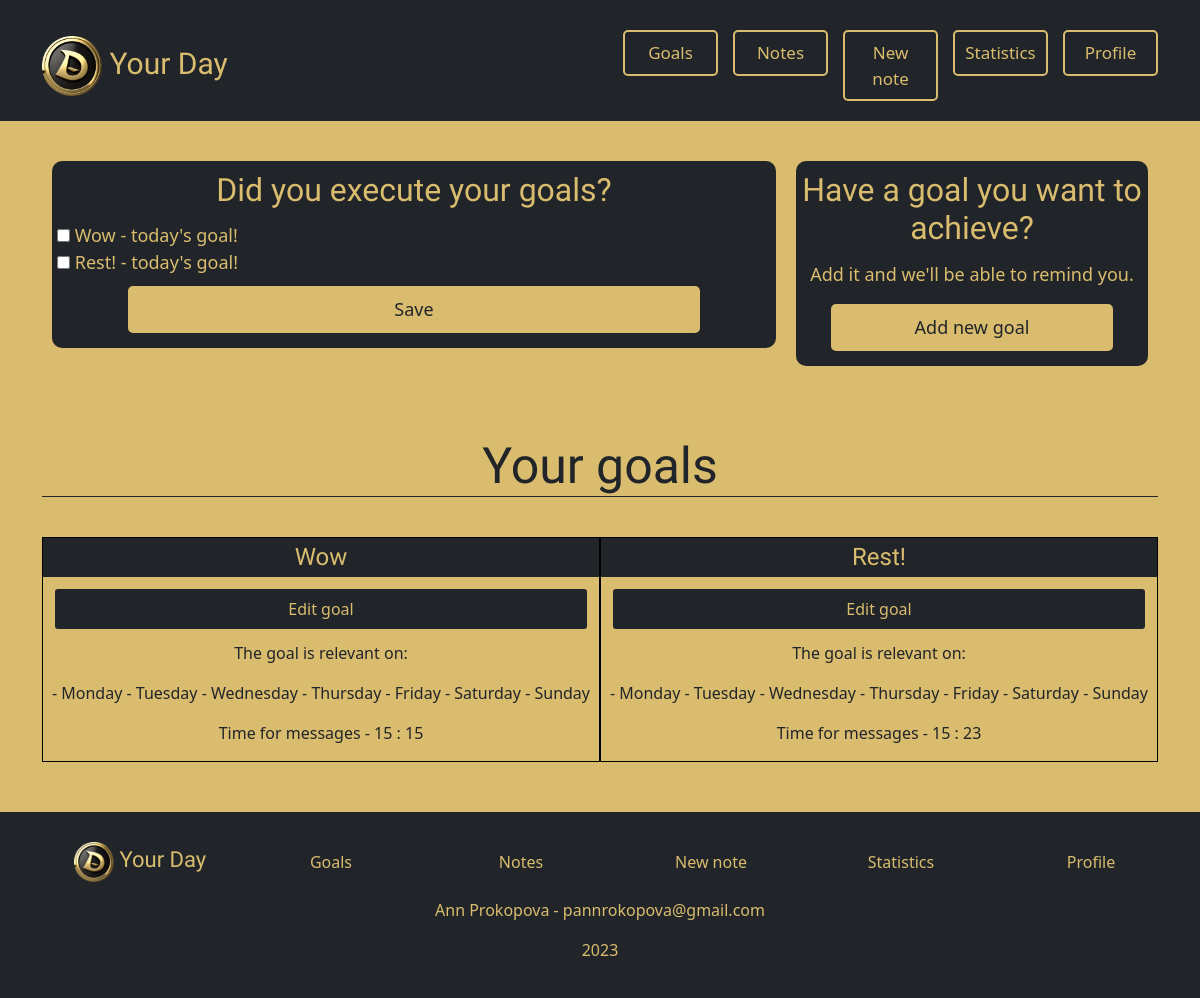
The app's page /goals/ (signed in), older data.
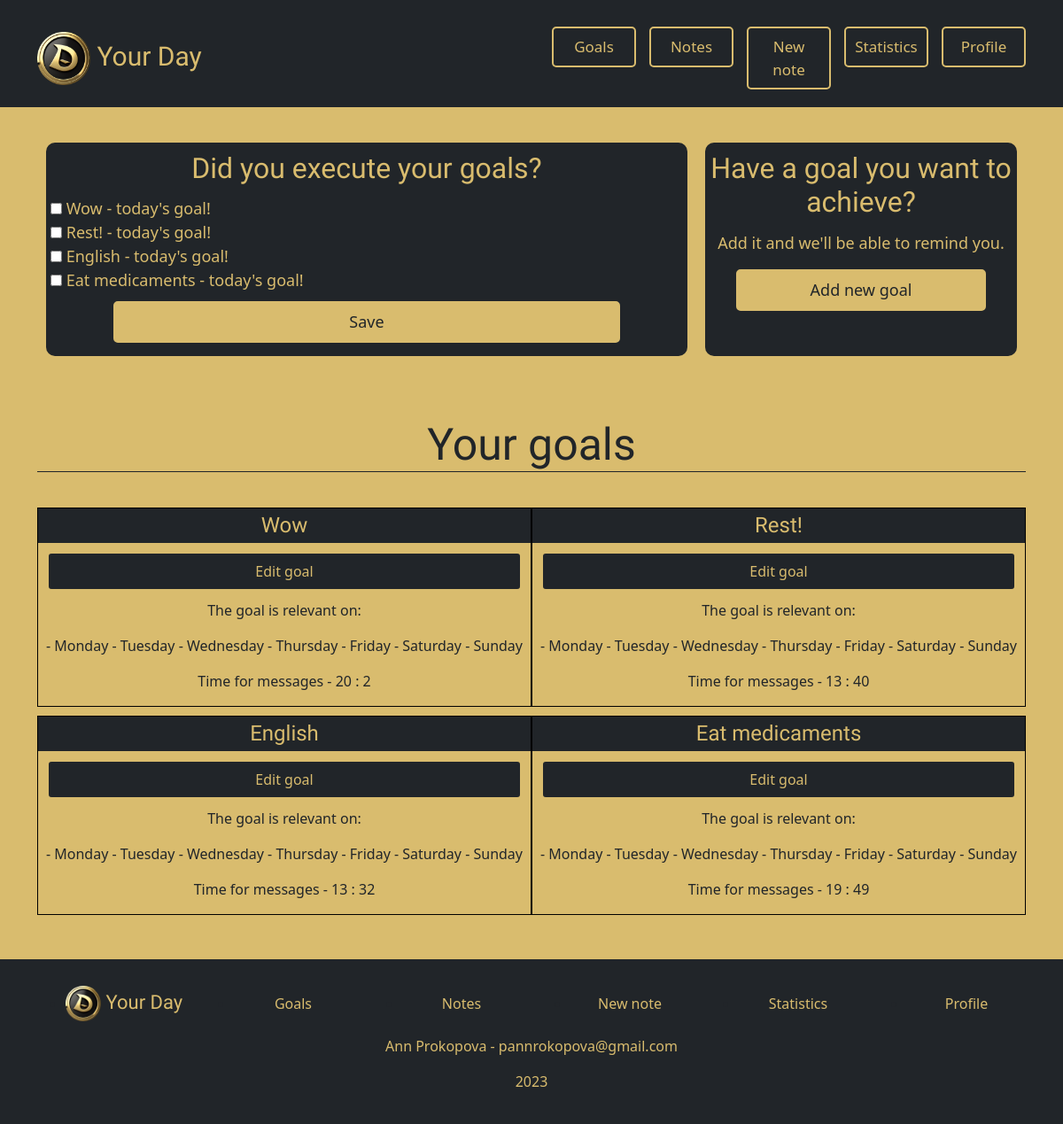
The same page, newer data.
### entries/models.py (models this page shows)
class Goal(models.Model):
    goal_id = models.AutoField(primary_key=True)
    username = models.CharField(max_length=25, default='SOME STRING')
    goal_name = models.CharField(max_length=25, default='SOME STRING')
    notification_hour = models.IntegerField(blank=True, null=True)
    notification_minutes = models.IntegerField(blank=True, null=True)
    monday = models.BooleanField(default=False)
    tuesday = models.BooleanField(default=False)
    wednesday = models.BooleanField(default=False)
    thursday = models.BooleanField(default=False)
    friday = models.BooleanField(default=False)
    saturday = models.BooleanField(default=False)
    sunday = models.BooleanField(default=False)
    notifications = models.BooleanField(default=False)
    continuing = models.BooleanField(default=False)

### entries/views.py (the view, shortened to what this page needs)
# urls.py: path('goals/', views.goals, name="goals"),
def goals(request):
    goals = Goal.objects.filter(username=request.user)
    try:
        goals_exec = get_goals(request)
    except Exception as e:
        goals_exec = False
    return render(request, 'entries/goals.html', {'goals': goals, 'goals_exec': goals_exec,
                                               'days': ['monday', 'tuesday', 'wednesday', 'thursday', 'friday',
                                                        'saturday', 'sunday']})

### entries/templatetags/template_tags.py (called while the page is built)
@register.simple_tag
def checkbox_input(need, done='', id=''):
    if id:
        if done:
            return mark_safe(f'<input type="checkbox" id="{need}" name="days[]" value="{id}" checked>')
        else:
            return mark_safe(f'<input type="checkbox" id="{need}" name="days[]" value="{id}">')
    else:
        if done:
            return mark_safe(f'<input type="checkbox" id="{need}" name="days[]" value="{need}" checked>')
        else:
            return mark_safe(f'<input type="checkbox" id="{need}" name="days[]" value="{need}">')

### entries/views.py (called while the page is built)
def make_list(queryset_, false=''):
    list_note = []
    if len(queryset_) > 0:
        try:
            for i in range(len(queryset_)):
                list_note.append(*queryset_[i])
        except Exception as e:
            for i in range(len(queryset_)):
                if false:
                    list_note.append(queryset_[i] + (False,))
                else:
                    list_note.append(queryset_[i])
    return list_note

def get_goals(request):
    weekday = datetime.today().strftime('%A').lower()
    today = str(datetime.today()).split(' ')[0]
    ids_user = make_list(Goal.objects.filter(username=request.user).values_list('goal_id'))
    goals_name, goals_today, goals_done, goals_ids = [], [], [], []
    for id in ids_user:
        goal = Goal.objects.get(username=request.user, goal_id=id)
        goals_name.append(goal.goal_name)
        if GoalExec.objects.filter(goal_id=id, time=today):
            goals_done.append(True)
        else:
            goals_done.append(False)
        if getattr(goal, weekday):
            goals_today.append(True)
        else:
            goals_today.append(False)
        goals_ids.append(id)
    goals_exec = zip(goals_name, goals_today, goals_done, goals_ids)
    return goals_exec

### entries/templates/entries/goals.html (shortened to what this page needs)
{% extends 'users/base.html' %}
{% load template_tags %}
{% load static %}
{% block styles %}
    <link rel="stylesheet" href="{% static 'goals.css' %}">
{% endblock %}
{% block content %}
    {% if user.is_authenticated %}
        <div class="row g-0">
            {% if goals %}
                <div class="col-sm-6 col-md-8" id="goals_exec">
                    <form name="form-container" class="form-container" action="{% url 'goals' %}" method="POST">
                        <h2 class="name">Did you execute your goals?</h2>
                        {% for goal, today, done, id in goals_exec %}
                            {% checkbox_input goal done id %}
                            <label for="{{ goal }}">{{ goal }}</label>
                            {% if today %} - today's goal!{% endif %}
                            <br>
                        {% endfor %}
                        <button type="submit" class="nav-link nav-btn">Save</button>
                    </form>
                </div>
            {% endif %}
            {% if not goal_id and not unhide %}
                <div class="col form-container">
                    <h2 class="name">Have a goal you want to achieve?</h2>
                    <p>Add it and we'll be able to remind you.</p>
                    <a href="{% url 'unhide_div' %}"><button class="nav-link nav-btn" type="button">Add new goal</button></a>
                </div>
            {% endif %}
            {% if goals %}
                <h3 class="h-bottom">Your goals</h3>
                <div class="row g-0">
                    {% for goal in goals  %}
                        <div class="col-sm-6 center">
                            <h4 class="name" style="background-color: #212529;">{{ goal.goal_name }}</h4>
                            <a style="color: #d9bc6e;"
                            href="{% url 'edit_goal' %}?goal_id={{goal.goal_id}}"><button type="button" class="nav-link
                            nav-btn all-width">Edit goal</button></a>
                            {% if goal.monday or goal.tuesday or goal.wednesday or goal.thursday or goal.friday or goal.saturday or goal.sunday %}
                                <p>The goal is relevant on:</p>
                                <p>{% if goal.monday %}  - Monday {% endif %}
                                {% if goal.tuesday %} - Tuesday {% endif %}
                                {% if goal.wednesday %} - Wednesday {% endif %}
                                {% if goal.thursday %} - Thursday {% endif %}
                                {% if goal.friday %} - Friday {% endif %}
                                {% if goal.saturday %} - Saturday {% endif %}
                                {% if goal.sunday %} - Sunday {% endif %}</p>
                            {% else %}
                                <p>No data available. We cannot keep statistics and send messages for you :(</p>
                                <p>You can fix this in the edit panel.</p>
                            {% endif %}
                            {% if goal.notification_hour != 25 %}
                                <p>Time for messages - {{ goal.notification_hour }} : {{ goal.notification_minutes }}</p>
                            {% else %}
                                <p>The time for messages is not specified, so they will not come.</p>
                            {% endif %}
                        </div>
                    {% endfor %}
                </div>
            {% endif %}
        </div>
    {% endif %}
{% endblock content %}

### users/templates/users/base.html (shortened to what this page needs)
<!DOCTYPE html>
{% load static %}
{% load template_tags %}
<html lang="en">
    <head>
    <link rel="stylesheet" href="{% static 'main.css' %}" type="text/css">
    {% block styles %}
    {% endblock %}
    <link href="https://cdn.jsdelivr.net/npm/bootstrap@5.0.0-beta3/dist/css/bootstrap.min.css" rel="stylesheet"
>
    </head>
    <body>
  <nav class="navbar navbar-expand-lg navbar-dark bg-dark">
    <div class="container">
      <a class="logo" href="{% url 'home' %}">
      <img src="{% static 'images/' %}logo_192.png"> Your Day</a>
      <div class="collapse navbar-collapse" id="navbarNav">
        <ul class="navbar-nav">
          {% if user.is_authenticated %}
            <li class="nav-item">
              <a class="nav-link nav-btn" href="{% url 'goals' %}" onclick="setActiveButton(this); location.reload();">Goals</a>
            </li>
            <li class="nav-item">
              <a class="nav-link nav-btn" href="{% url 'all_notes' %}" onclick="setActiveButton(this); location.reload();">Notes</a>
            </li>
            <li class="nav-item">
              <a class="nav-link nav-btn" href="{% url 'new_note' %}" onclick="setActiveButton(this); location.reload();">New note</a>
            </li>
            <li class="nav-item">
              <a class="nav-link nav-btn" href="{% url 'statistics' %}" onclick="setActiveButton(this); location.reload();">Statistics</a>
            </li>
            <li class="nav-item">
              <a class="nav-link nav-btn" href="{% url 'profile' %}" onclick="setActiveButton(this); location.reload();">Profile</a>
            </li>
          {% endif %}
        </ul>
      </div>
    </div>
  </nav>
  <div class="container">
    {% block content %}
    {% endblock content %}
  </div>
  <footer>
    <div class="container">
      <div class="row">
        {% if user.is_authenticated %}
          <div class="col-lg-2 col-md-4 col-sm-6">
            <ul>
                <li>
                    <a class="logo" href=""><img src="{% static 'images/' %}logo_192.png"> Your Day</a>
                </li>
            </ul>
          </div>
          <div class="col-lg-2 col-md-4 col-sm-6">
            <ul>
                <li>
                  <a class="nav-link nav-btn" href="{% url 'goals' %}">Goals</a>
                </li>
            </ul>
          </div>
          <div class="col-lg-2 col-md-4 col-sm-6">
            <ul>
                <li class="nav-item">
                  <a class="nav-link nav-btn" href="{% url 'all_notes' %}">Notes</a>
                </li>
            </ul>
          </div>
          <div class="col-lg-2 col-md-4 col-sm-6">
            <ul>
                <li class="nav-item">
                  <a class="nav-link nav-btn" href="{% url 'new_note' %}">New note</a>
                </li>
            </ul>
          </div>
          <div class="col-lg-2 col-md-4 col-sm-6">
            <ul>
                <li class="nav-item">
                  <a class="nav-link nav-btn" href="{% url 'statistics' %}">Statistics</a>
                </li>
            </ul>
          </div>
          <div class="col-lg-2 col-md-4 col-sm-6">
            <ul>
            <li class="nav-item">
              <a class="nav-link nav-btn" href="{% url 'profile' %}">Profile</a>
            </li>
            </ul>
          </div>
        {% endif %}
      </div>
        <div class="row">
            <div class="col-12">
                <div class="full-width-column">
                    <p>Ann Prokopova - <a href="mailto:pannrokopova@gmail.com">pannrokopova@gmail.com</a></p>
                    <p>2023</p>
                </div>
            </div>
        </div>
      </div>
  </footer>
  </body>
</html>

### static/main.css (style rules this page uses)
body { margin: 0; background-color: #d9bc6e!important; }
*,:after,:before { box-sizing: border-box; }
a { color: inherit; text-decoration: none; }
.navbar { padding-top: 30px!important; padding-bottom: 20px!important; }
div.navbar-collapse.collapse ul.navbar-nav li.nav-item { margin-left: 15px; }
.navbar-collapse { font-size: 17px; flex-grow: 0!important; }
.nav-btn { color: #d9bc6e!important; text-align: center; border: 2px solid #d9bc6e; border-radius: 5px; width: 95px; }
.logo { font-family: 'Dancing Script', cursive; color: #d9bc6e!important; font-size: 30px; text-decoration: none!important; }
a.logo img { height: 60px; }
footer { background-color: #212529; margin-top: 40px; padding-top: 30px!important; padding-bottom: 20px!important; }
footer .logo { font-size: 22px; }
footer a.logo img { height: 40px; }
footer .nav-btn { border: 0; width: -webkit-fill-available; }
.full-width-column { color: #d9bc6e; text-align: center; }
.full-width-column a { color: #d9bc6e; }
.h-bottom { border-bottom: 1px solid #212529!important; color: #212529!important; font-family: 'Dancing Script', cursive; font-size: 30px; text-align: center; }
h3.h-bottom { font-size: 50px; margin-bottom: 40px; margin-top: 40px; }
a { text-decoration: none!important; }

### static/goals.css (style rules this page uses)
.form-container { background-color: #212529; padding: 5px; color: #d9bc6e; border-radius: 10px; margin-top: 40px!important; font-size: 18px; margin-right: 10px; margin-left: 10px; margin-bottom: 30px; position: relative; }
.form-container p { text-align: center; }
.form-container button { justify-content: center!important; align-items: center!important; text-align: center; color: #212529!important; padding: 0.5rem 1rem; width: -webkit-fill-available; margin-left: 10%; margin-right: 10%; margin: 10px 10% 10px 10%; background-color: #d9bc6e; }
.name { font-family: 'Dancing Script', cursive; color: #d9bc6e; text-align: center; padding: 5px; }
h3.h-bottom { font-size: 50px; margin-bottom: 40px; }
.center { text-align: center; border: 1px solid #000; margin-bottom: 10px; }
.all-width { width: -webkit-fill-available; margin: 10px; background-color: #212529; }

Row changes from the older to the newer data that the page shows:
changed Goal "Wow": notification_hour "15" → "20"; notification_minutes "15" → "2"
changed Goal "Rest!": notification_hour "15" → "13"; notification_minutes "23" → "40"
added Goal: goals_exec "English", goal_name "English", shows "The goal is relevant on:", monday "- Monday", notification_hour "13", notification_minutes "32"
added Goal: goals_exec "Eat medicaments", goal_name "Eat medicaments", shows "The goal is relevant on:", monday "- Monday", notification_hour "19", notification_minutes "49"
Text that changed along with them:
new list line: "☐ - today's goal!"
